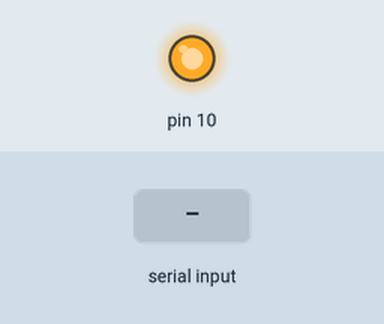
Bench run of a sketch on a simulated Arduino Uno, built with avr-gcc and run on an emulated ATmega328P. Parts: output pins drawn as LEDs (lit = HIGH). The inputs (shaded band) are chosen by the test bench. What the sketch prints to the serial monitor is not drawn.

Above: at 1.2 s.
1.3 s: "90,45\n" received over Serial
2.8 s: "5\n" received over Serial
4.3 s: "30,150\n" received over Serial
Timing chart, 0 to 7.3 s (numbered marks = the images above; inputs shaded):
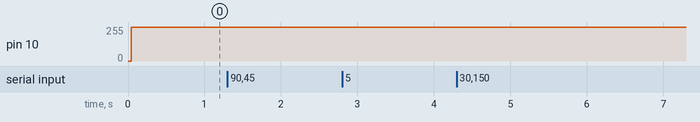

The sketch:

LTC1660_Sample.ino
```cpp
#include <SPI.h>

static String SerialMsg;
static uint16_t code[8] = {127, 255, 383, 511, 639, 767, 895, 1023};
static uint8_t code_idx;
static uint8_t state;
static uint16_t vref = 5000;

#define STATE_IDLE (0)
#define STATE_CH_SELECT (1)

const String CH_NAME[] = {"A", "B", "C", "D", "E", "F", "G", "H"};

void list_and_set_code(void)
{
  Serial.println("---- DAC LIST ----");
  for (uint8_t i = 0; i < 8; i++)
  {
    Serial.print("CH:");
    Serial.print(i + 1);
    Serial.print("[");
    Serial.print(CH_NAME[i]);
    Serial.print("],");

    Serial.print("CODE:");
    Serial.print(code[i]);
    Serial.print("(");
    Serial.print(((uint32_t)vref * (uint32_t)code[i]) / 1024UL);
    Serial.println("[mv])");

    setDAC(i + 1, code[i]);
  }
  Serial.println("---- DAC LIST END ----");
}

/*
 * Pin10:SS   [->]
 * Pin11:MOSI [->]
 * Pin12:MISO [<-]
 * Pin13:SCK  [->]
 */
void setDAC(int address, int value)
{
  int h = address << 4 | value >> 6;
  int l = value << 2;
  digitalWrite(SS, LOW);
  SPI.transfer(h);
  SPI.transfer(l);
  digitalWrite(SS, HIGH);
}

void setup()
{
  Serial.begin(115200);
  Serial.setTimeout(3000);

  Serial.println("Startup");
  Serial.print("VREF:");
  Serial.print(vref);
  Serial.println("[mV]");

  pinMode(SS, OUTPUT);
  digitalWrite(SS, HIGH);

  SPI.begin();
  SPI.beginTransaction(SPISettings(1000000, MSBFIRST, SPI_MODE0));

  state = STATE_IDLE;
  list_and_set_code();
}

void loop()
{
  uint16_t i;
  if (Serial.available())
  {
    SerialMsg = Serial.readStringUntil('\n');

    i = SerialMsg.toInt();
    if (state == STATE_IDLE)
    {
      if (i > 0 && i <= 8)
      {
        code_idx = i - 1;
        state = STATE_CH_SELECT;
        Serial.print("Selected Channel:");
        Serial.print(SerialMsg);
        Serial.print("[");
        Serial.print(CH_NAME[code_idx]);
        Serial.println("]");

        Serial.print("Set Code:");
      }
      else
      {
        Serial.println("Syntax Error");
      }
    }
    else
    {
      if (i > 1023)
      {
        i = 0;
      }
      code[code_idx] = i;
      state = STATE_IDLE;
      //Serial.println("");
      Serial.print(i);
      Serial.print("(");
      /* 0 to (1023/1024)Vref */
      Serial.print(((uint32_t)vref * (uint32_t)i) / 1024UL);
      Serial.println("[mv])");
      Serial.println("OK!");

      list_and_set_code();
    }
  }
}
```

Measured:
- after the input at 1.3 s, every drawn part: stays the same
- after the input at 2.8 s, every drawn part: stays the same
